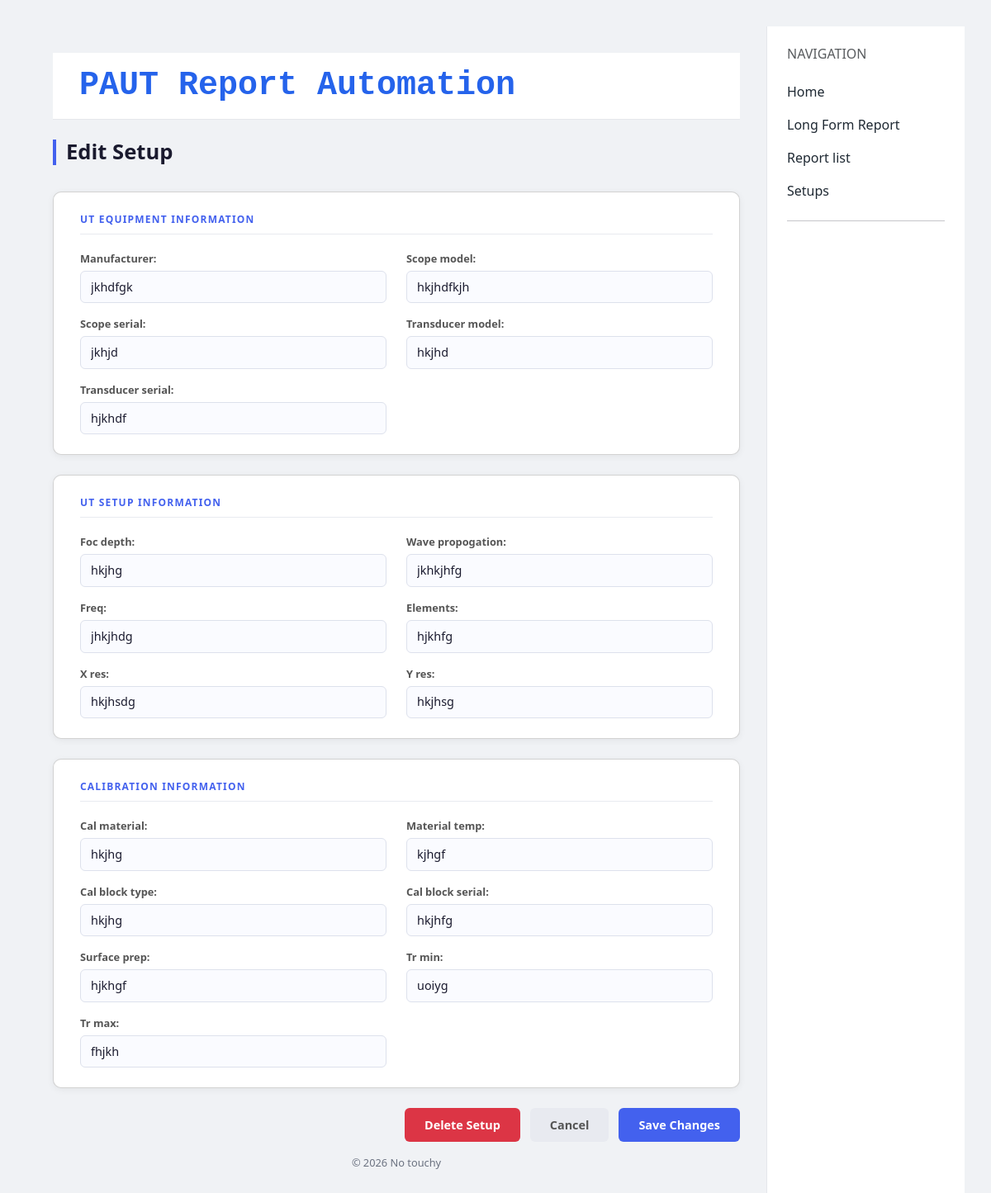
The app's page /setup/13/edit/ with its own data.
### reports/models.py (models this page shows, shortened)
class Setup(models.Model):
    report = models.ForeignKey(Report, on_delete=models.CASCADE, related_name='setups')
    manufacturer = models.CharField(max_length=200, blank=True)
    scope_model = models.CharField(max_length=200, blank=True)
    scope_serial = models.CharField(max_length=200, blank=True)
    transducer_model = models.CharField(max_length=200, blank=True)
    transducer_serial = models.CharField(max_length=200, blank=True)
    foc_depth = models.CharField(max_length=100, blank=True)
    wave_propogation = models.CharField(max_length=100, blank=True)
    freq = models.CharField(max_length=100, blank=True)
    elements = models.CharField(max_length=100, blank=True)
    x_res = models.CharField(max_length=100, blank=True)
    y_res = models.CharField(max_length=100, blank=True)
    cal_material = models.CharField(max_length=200, blank=True)
    material_temp = models.CharField(max_length=50, blank=True)
    cal_block_type = models.CharField(max_length=200, blank=True)
    cal_block_serial = models.CharField(max_length=200, blank=True)
    surface_prep = models.CharField(max_length=200, blank=True)
    tr_min = models.CharField(max_length=50, blank=True)
    tr_max = models.CharField(max_length=50, blank=True)

### reports/views.py (the view)
# urls.py: path('setup/<int:pk>/edit/', views.edit_setup, name='edit-setup'),
def edit_setup(request, pk):
    setup = get_object_or_404(Setup, pk=pk)
    if request.method == 'POST':
        if 'delete' in request.POST:
            setup.delete()
            return redirect('setup-list')
        form = SetupForm(request.POST, instance=setup)
        if form.is_valid():
            form.save()
            return redirect('setup-list')
    else:
        form = SetupForm(instance=setup)
    return render(request, 'reports/edit_setup.html', {'form': form, 'setup': setup})

### reports/forms.py
class SetupForm(ModelForm):
    class Meta:
        model = Setup
        exclude = ['report']

### reports/templates/reports/edit_setup.html (shortened to what this page needs)
{% extends 'reports/base.html' %}
{% load static %}
{% block styles %}
<link rel="stylesheet" href="{% static 'reports/css/create_report_styles.css' %}">
{% endblock %}
{% block content %}
<h1 class="page-title">Edit Setup</h1>
<form method="post">
    <div class="card">
        <div class="section-title">UT Equipment Information</div>
        <div class="grid-2">
            <div class="field">
                {{ form.manufacturer.label_tag }}
                {{ form.manufacturer }}
            </div>
            <div class="field">
                {{ form.scope_model.label_tag }}
                {{ form.scope_model }}
            </div>
            <div class="field">
                {{ form.scope_serial.label_tag }}
                {{ form.scope_serial }}
            </div>
            <div class="field">
                {{ form.transducer_model.label_tag }}
                {{ form.transducer_model }}
            </div>
            <div class="field">
                {{ form.transducer_serial.label_tag }}
                {{ form.transducer_serial }}
            </div>
        </div>
    </div>
    <div class="card">
        <div class="section-title">UT Setup Information</div>
        <div class="grid-2">
            <div class="field">
                {{ form.foc_depth.label_tag }}
                {{ form.foc_depth }}
            </div>
            <div class="field">
                {{ form.wave_propogation.label_tag }}
                {{ form.wave_propogation }}
            </div>
            <div class="field">
                {{ form.freq.label_tag }}
                {{ form.freq }}
            </div>
            <div class="field">
                {{ form.elements.label_tag }}
                {{ form.elements }}
            </div>
            <div class="field">
                {{ form.x_res.label_tag }}
                {{ form.x_res }}
            </div>
            <div class="field">
                {{ form.y_res.label_tag }}
                {{ form.y_res }}
            </div>
        </div>
    </div>
    <div class="card">
        <div class="section-title">Calibration Information</div>
        <div class="grid-2">
            <div class="field">
                {{ form.cal_material.label_tag }}
                {{ form.cal_material }}
            </div>
            <div class="field">
                {{ form.material_temp.label_tag }}
                {{ form.material_temp }}
            </div>
            <div class="field">
                {{ form.cal_block_type.label_tag }}
                {{ form.cal_block_type }}
            </div>
            <div class="field">
                {{ form.cal_block_serial.label_tag }}
                {{ form.cal_block_serial }}
            </div>
            <div class="field">
                {{ form.surface_prep.label_tag }}
                {{ form.surface_prep }}
            </div>
            <div class="field">
                {{ form.tr_min.label_tag }}
                {{ form.tr_min }}
            </div>
            <div class="field">
                {{ form.tr_max.label_tag }}
                {{ form.tr_max }}
            </div>
        </div>
    </div>
    <div class="actions">
        <button type="submit" name="delete" class="btn btn-danger">Delete Setup</button>
        <a href="{% url 'setup-list' %}"><button type="button" class="btn btn-secondary">Cancel</button></a>
        <button type="submit" class="btn btn-primary">Save Changes</button>
    </div>
</form>
{% endblock %}

### reports/static/reports/css/base_styles.css (style rules this page uses)
body { font-family: 'Vulf', monospace; background: #f3f4f6; }
.card { border-radius: 12px; box-shadow: 0 10px 25px rgba(0,0,0,.05); }

### reports/static/reports/css/create_report_styles.css (style rules this page uses)
*, *::before, *::after { box-sizing: border-box; margin: 0; padding: 0; }
body { font-family: 'Segoe UI', sans-serif; background: #f0f2f5; color: #1a1a2e; padding: 2rem; }
.page-title { font-size: 1.6rem; font-weight: 700; margin-bottom: 2rem; color: #1a1a2e; border-left: 4px solid #4361ee; padding-left: 0.75rem; }
.card { background: #fff; border-radius: 10px; padding: 1.5rem 2rem; margin-bottom: 1.5rem; box-shadow: 0 2px 8px rgba(0,0,0,0.06); }
.section-title { font-size: 0.75rem; font-weight: 700; text-transform: uppercase; letter-spacing: 0.1em; color: #4361ee; margin-bottom: 1.25rem; padding-bottom: 0.5rem; border-bottom: 1px solid #e8eaf0; }
.grid-2 { display: grid; grid-template-columns: 1fr 1fr; gap: 1rem 1.5rem; }
.field { display: flex; flex-direction: column; gap: 0.3rem; }
label { font-size: 0.8rem; font-weight: 600; color: #555; }
input[type="text"], input[type="date"], textarea, select { width: 100%; padding: 0.5rem 0.75rem; border: 1px solid #dde1ec; border-radius: 6px; font-size: 0.9rem; color: #1a1a2e; background: #fafbff; transition: border-color 0.2s; font-family: inherit; }
.actions { display: flex; justify-content: flex-end; gap: 0.75rem; margin-top: 1rem; }
.btn { padding: 0.6rem 1.5rem; border-radius: 6px; font-size: 0.9rem; font-weight: 600; cursor: pointer; border: none; }
.btn-primary { background: #4361ee; color: #fff; }
.btn-secondary { background: #e8eaf0; color: #555; }

### records on screen
Setup: manufacturer "jkhdfgk", scope_model "hkjhdfkjh", scope_serial "jkhjd", transducer_model "hkjhd", transducer_serial "hjkhdf", foc_depth "hkjhg", wave_propogation "jkhkjhfg", freq "jhkjhdg", elements "hjkhfg", x_res "hkjhsdg", y_res "hkjhsg", cal_material "hkjhg", material_temp "kjhgf", cal_block_type "hkjhg", cal_block_serial "hkjhfg", surface_prep "hjkhgf", tr_min "uoiyg", tr_max "fhjkh"
